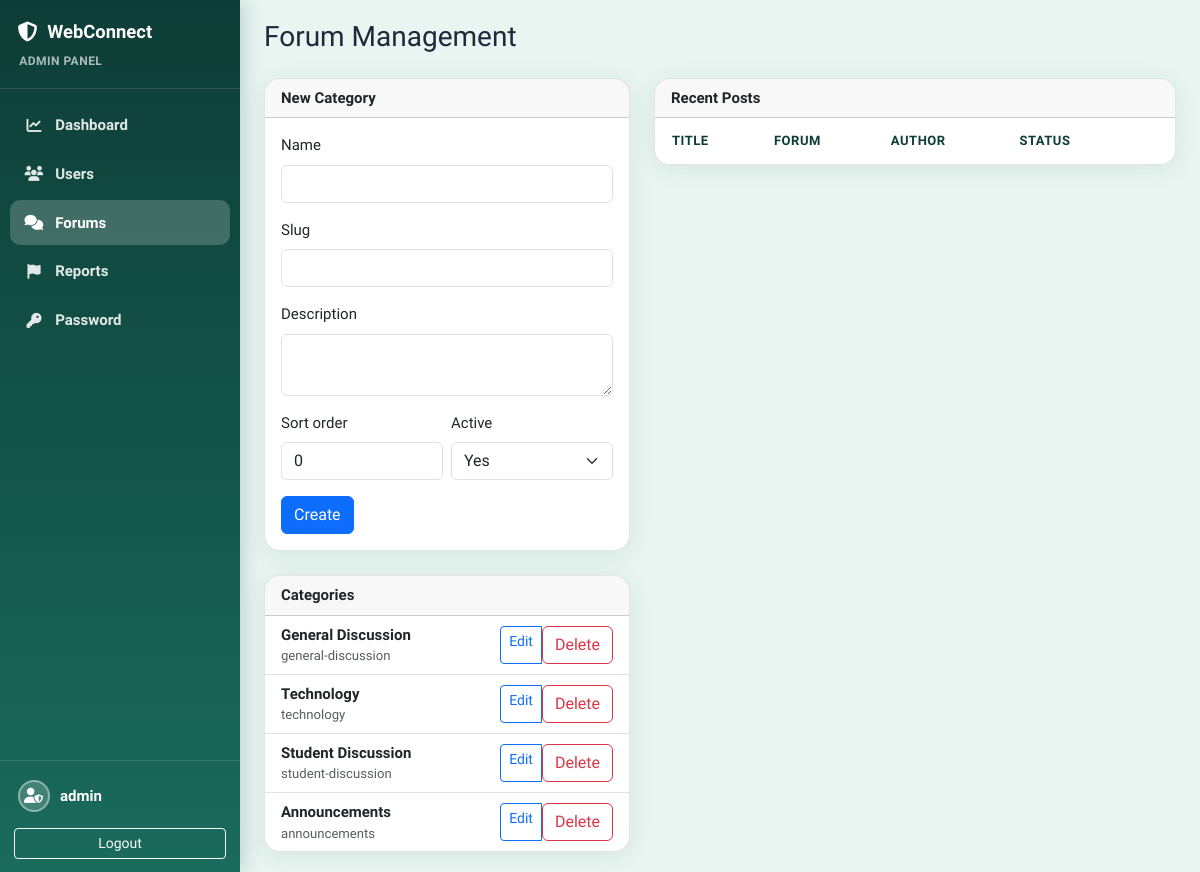
Page /admin/forums.php (signed in) on the committed database.
### tables this page shows
CREATE TABLE `forums` (
  `id` INT UNSIGNED NOT NULL AUTO_INCREMENT,
  `name` VARCHAR(120) NOT NULL,
  `slug` VARCHAR(140) NOT NULL,
  `description` TEXT NULL,
  `sort_order` INT NOT NULL DEFAULT 0,
  `is_active` TINYINT(1) NOT NULL DEFAULT 1,
  `created_at` DATETIME NOT NULL DEFAULT CURRENT_TIMESTAMP,
  PRIMARY KEY (`id`),
  UNIQUE KEY `uq_forums_slug` (`slug`)
);

### includes/functions.php (called while the page is built, shortened)
<?php
function e(?string $value): string
{
    return htmlspecialchars((string) $value, ENT_QUOTES | ENT_SUBSTITUTE, 'UTF-8');
}

### includes/auth.php (called while the page is built, shortened)
<?php
function current_admin_id(): ?int
{
    return isset($_SESSION['admin_id']) ? (int) $_SESSION['admin_id'] : null;
}

### includes/database.php (called while the page is built, shortened)
<?php
final class Database
{
    private static ?PDO $pdo = null;
    public static function connection(): PDO
    {
        if (self::$pdo instanceof PDO) {
            return self::$pdo;
        }
        $dsn = sprintf(
            'mysql:host=%s;port=%s;dbname=%s;charset=%s',
            DB_HOST,
            DB_PORT,
            DB_NAME,
            DB_CHARSET
        );
        try {
            self::$pdo = new PDO($dsn, DB_USER, DB_PASS, [
                PDO::ATTR_ERRMODE => PDO::ERRMODE_EXCEPTION,
                PDO::ATTR_DEFAULT_FETCH_MODE => PDO::FETCH_ASSOC,
                PDO::ATTR_EMULATE_PREPARES => false,
            ]);
            self::$pdo->exec("SET time_zone = '+08:00'");
        } catch (PDOException $e) {
            app_log('Database connection failed: ' . $e->getMessage());
            throw new RuntimeException('Unable to connect to the database.');
        }
        return self::$pdo;
    }
}
function db(): PDO
{
    return Database::connection();
}

### admin/forums.php (the view, shortened to what this page needs)
<?php
$forums = db()->query('SELECT * FROM forums ORDER BY sort_order ASC, name ASC')->fetchAll();
$editForum = null;
$activeAdminNav = 'forums';
require dirname(__DIR__) . '/includes/admin_layout_start.php';
?>
<h1 class="h3 mb-4">Forum Management</h1>
<div class="row g-4">
    <div class="col-lg-5">
        <div class="card wc-card">
            <div class="card-header"><strong><?= $editForum ? 'Edit Category' : 'New Category' ?></strong></div>
            <div class="card-body">
                <form method="post">
                    <div class="mb-3">
                        <label class="form-label">Name</label>
                        <input type="text" class="form-control" name="name" value="<?= e($editForum['name'] ?? '') ?>" required>
                    </div>
                    <div class="mb-3">
                        <label class="form-label">Slug</label>
                        <input type="text" class="form-control" name="slug" value="<?= e($editForum['slug'] ?? '') ?>">
                    </div>
                    <div class="mb-3">
                        <label class="form-label">Description</label>
                        <textarea class="form-control" name="description" rows="2"><?= e($editForum['description'] ?? '') ?></textarea>
                    </div>
                    <div class="row g-2 mb-3">
                        <div class="col-6">
                            <label class="form-label">Sort order</label>
                            <input type="number" class="form-control" name="sort_order" value="<?= e((string) ($editForum['sort_order'] ?? 0)) ?>">
                        </div>
                        <div class="col-6">
                            <label class="form-label">Active</label>
                            <select class="form-select" name="is_active">
                                <option value="1" <?= !isset($editForum['is_active']) || (int) $editForum['is_active'] === 1 ? 'selected' : '' ?>>Yes</option>
                            </select>
                        </div>
                    </div>
                    <button type="submit" class="btn btn-primary"><?= $editForum ? 'Update' : 'Create' ?></button>
                </form>
            </div>
        </div>
        <div class="card wc-card mt-4">
            <div class="card-header"><strong>Categories</strong></div>
            <ul class="list-group list-group-flush">
                <?php foreach ($forums as $f): ?>
                <li class="list-group-item d-flex justify-content-between align-items-center">
                    <div>
                        <strong><?= e($f['name']) ?></strong>
                        <div class="small text-muted"><?= e($f['slug']) ?></div>
                    </div>
                    <div class="btn-group btn-group-sm">
                        <a href="forums.php?edit=<?= e((string) $f['id']) ?>" class="btn btn-outline-primary">Edit</a>
                        <form method="post" class="d-inline" onsubmit="return confirm('Delete forum and all posts?')">
                            <button type="submit" class="btn btn-outline-danger">Delete</button>
                        </form>
                    </div>
                </li>
                <?php endforeach; ?>
            </ul>
        </div>
    </div>
    <div class="col-lg-7">
        <div class="card wc-card">
            <div class="card-header"><strong>Recent Posts</strong></div>
            <div class="table-responsive">
                <table class="table table-hover wc-admin-table mb-0">
                    <thead>
                        <tr>
                            <th>Title</th>
                            <th>Forum</th>
                            <th>Author</th>
                            <th>Status</th>
                            <th></th>
                        </tr>
                    </thead>
                </table>
            </div>
        </div>
    </div>
</div>
<?php require dirname(__DIR__) . '/includes/admin_layout_end.php'; ?>

### includes/admin_layout_start.php (shortened to what this page needs)
<?php
$activeAdminNav = $activeAdminNav ?? '';
$adminId = current_admin_id();
$adminUser = (string) ($_SESSION['admin_username'] ?? 'Admin');
if (!function_exists('wc_asset_ver')) {
    function wc_asset_ver(string $relativePath): string
    {
        $full = APP_PATH . '/' . ltrim(str_replace('\\', '/', $relativePath), '/');
        return is_file($full) ? (string) filemtime($full) : (string) time();
    }
}
?>
<!DOCTYPE html>
<html lang="en">
<head>
    <link href="https://cdn.jsdelivr.net/npm/bootstrap@5.3.3/dist/css/bootstrap.min.css" rel="stylesheet">
    <link href="https://cdnjs.cloudflare.com/ajax/libs/font-awesome/6.5.2/css/all.min.css" rel="stylesheet">
    <link href="<?= e(APP_URL) ?>/assets/css/app.css?v=<?= e(wc_asset_ver('assets/css/app.css')) ?>" rel="stylesheet">
</head>
<body class="wc-body<?= $adminId ? ' wc-app' : ' wc-auth-page' ?>">
<?php if ($adminId): ?>
<aside class="wc-app-sidebar" id="appSidebar">
    <div class="wc-sidebar-brand">
        <a href="<?= e(APP_URL) ?>/admin/index.php">
            <i class="fa-solid fa-shield-halved"></i>
            <span><?= e(APP_NAME) ?></span>
        </a>
        <div class="wc-sidebar-brand-sub">Admin Panel</div>
    </div>
    <nav class="wc-sidebar-nav">
        <a class="wc-sidebar-link <?= $activeAdminNav === 'dashboard' ? 'active' : '' ?>" href="<?= e(APP_URL) ?>/admin/index.php">
            <i class="fa-solid fa-chart-line"></i><span>Dashboard</span>
        </a>
        <a class="wc-sidebar-link <?= $activeAdminNav === 'users' ? 'active' : '' ?>" href="<?= e(APP_URL) ?>/admin/users.php">
            <i class="fa-solid fa-users"></i><span>Users</span>
        </a>
        <a class="wc-sidebar-link <?= $activeAdminNav === 'forums' ? 'active' : '' ?>" href="<?= e(APP_URL) ?>/admin/forums.php">
            <i class="fa-solid fa-comments"></i><span>Forums</span>
        </a>
        <a class="wc-sidebar-link <?= $activeAdminNav === 'reports' ? 'active' : '' ?>" href="<?= e(APP_URL) ?>/admin/reports.php">
            <i class="fa-solid fa-flag"></i><span>Reports</span>
        </a>
        <a class="wc-sidebar-link <?= $activeAdminNav === 'password' ? 'active' : '' ?>" href="<?= e(APP_URL) ?>/admin/password.php">
            <i class="fa-solid fa-key"></i><span>Password</span>
        </a>
    </nav>
    <div class="wc-sidebar-footer">
        <div class="wc-sidebar-user">
            <span class="wc-nav-avatar wc-admin-avatar-fallback"><i class="fa-solid fa-user-shield"></i></span>
            <span class="wc-sidebar-username"><?= e($adminUser) ?></span>
        </div>
        <a class="btn btn-sm btn-outline-light w-100" href="<?= e(APP_URL) ?>/admin/logout.php">Logout</a>
    </div>
</aside>
<div class="wc-app-content">
<main class="wc-main">
<?php endif; ?>

### includes/admin_layout_end.php (shortened to what this page needs)
<?php if (current_admin_id()): ?>
</main>
</div>
<?php endif; ?>
</body>
</html>

### assets/css/app.css (style rules this page uses)
:root { --wc-primary: #1a6b5c; --wc-primary-deep: #0d3d36; --wc-primary-light: #238f7a; --wc-primary-muted: rgba(26, 107, 92, 0.12); --wc-accent: #2dd4bf; --wc-bg-start: #e8f5f1; --wc-bg-end: #d4ede4; --wc-surface: #ffffff; --wc-surface-2: #f4faf8; --wc-border: rgba(13, 61, 54, 0.12); --wc-text: #1e293b; --wc-text-muted: #64748b; --wc-shadow: 0 4px 24px rgba(13, 61, 54, 0.08); --wc-radius: 12px; --wc-radius-sm: 8px; --wc-radius-lg: 16px; --wc-font: 'Source Sans 3', 'Segoe UI', system-ui, -apple-system, sans-serif; --wc-presence-online: #22c55e; --wc-presence-away: #f59e0b; --wc-presence-offline: #94a3b8; --wc-presence-busy: #ef4444; --wc-bubble-mine: #1a6b5c; --wc-bubble-theirs: #ffffff; --wc-danger: #dc3545; --wc-success: #198754; --wc-warning: #ffc107; --wc-info: #0dcaf0; }
*, *::before, *::after { box-sizing: border-box; }
html { height: 100%; }
body.wc-body { min-height: 100%; margin: 0; font-family: var(--wc-font); font-size: 0.9375rem; line-height: 1.5; color: var(--wc-text); background: linear-gradient(145deg, var(--wc-bg-start) 0%, var(--wc-bg-end) 50%, #c8e6dc 100%); background-attachment: fixed; -webkit-font-smoothing: antialiased; }
body.wc-app { display: flex; min-height: 100vh; background: var(--wc-bg-start); }
.wc-app-sidebar { width: 240px; flex-shrink: 0; background: linear-gradient(180deg, var(--wc-primary-deep) 0%, var(--wc-primary) 100%); color: #fff; display: flex; flex-direction: column; min-height: 100vh; position: sticky; top: 0; z-index: 1040; box-shadow: 4px 0 18px rgba(13, 61, 54, 0.18); }
.wc-sidebar-brand { padding: 1.15rem 1.1rem; border-bottom: 1px solid rgba(255, 255, 255, 0.12); }
.wc-sidebar-brand a { display: flex; align-items: center; gap: 0.6rem; color: #fff; text-decoration: none; font-weight: 700; font-size: 1.15rem; }
.wc-sidebar-brand i { font-size: 1.25rem; }
.wc-sidebar-brand-sub { margin-top: 0.35rem; padding-left: 0.1rem; font-size: 0.75rem; font-weight: 600; letter-spacing: 0.04em; text-transform: uppercase; color: rgba(255, 255, 255, 0.65); }
.wc-admin-avatar-fallback { width: 36px; height: 36px; border-radius: 50%; display: inline-flex; align-items: center; justify-content: center; background: rgba(255, 255, 255, 0.18); color: #fff; font-size: 0.95rem; }
.wc-admin-table { background: var(--wc-surface); }
.wc-sidebar-nav { display: flex; flex-direction: column; gap: 0.25rem; padding: 0.85rem 0.65rem; flex: 1; overflow-y: auto; }
.wc-sidebar-link { display: flex; align-items: center; gap: 0.7rem; padding: 0.7rem 0.85rem; border-radius: 10px; color: rgba(255, 255, 255, 0.88); text-decoration: none; font-weight: 550; transition: background 0.15s ease, color 0.15s ease; }
.wc-sidebar-link i { width: 1.25rem; text-align: center; }
.wc-sidebar-link.active { color: #fff; background: rgba(255, 255, 255, 0.2); }
.wc-sidebar-footer { padding: 0.85rem; border-top: 1px solid rgba(255, 255, 255, 0.12); display: flex; flex-direction: column; gap: 0.65rem; }
.wc-sidebar-user { display: flex; align-items: center; gap: 0.65rem; color: #fff; text-decoration: none; padding: 0.35rem 0.25rem; border-radius: 10px; }
.wc-sidebar-username { font-weight: 600; overflow: hidden; text-overflow: ellipsis; white-space: nowrap; }
.wc-nav-avatar { width: 36px; height: 36px; border-radius: 50%; object-fit: cover; border: 2px solid rgba(255, 255, 255, 0.4); flex-shrink: 0; }
.wc-app-content { flex: 1; min-width: 0; min-height: 100vh; display: flex; flex-direction: column; }
.wc-main { padding: 1rem; max-width: 1600px; width: 100%; margin: 0 auto; flex: 1; }
@media (min-width: 768px) { .wc-main { padding: 1.25rem 1.5rem; } }
.wc-card { background: var(--wc-surface); border: 1px solid var(--wc-border); border-radius: var(--wc-radius-lg); box-shadow: var(--wc-shadow); overflow: hidden; }
.wc-admin-table { width: 100%; background: var(--wc-surface); border-radius: var(--wc-radius); border: 1px solid var(--wc-border); overflow: hidden; }
.wc-admin-table thead { background: var(--wc-surface-2); }
.wc-admin-table th { font-weight: 600; font-size: 0.8125rem; text-transform: uppercase; letter-spacing: 0.04em; color: var(--wc-primary-deep); border-bottom: 1px solid var(--wc-border); padding: 0.75rem 1rem; }
.wc-group-panel .wc-msg-avatar, .wc-nav-avatar { width: 32px; height: 32px; border-radius: 50%; object-fit: cover; flex-shrink: 0; }

### rows in the picture
forums: name "General Discussion", slug "general-discussion"
forums: name "Technology", slug "technology"
forums: name "Student Discussion", slug "student-discussion"
forums: name "Announcements", slug "announcements"

### other values in the picture
APP_NAME "WebConnect"
$adminUser "admin"
